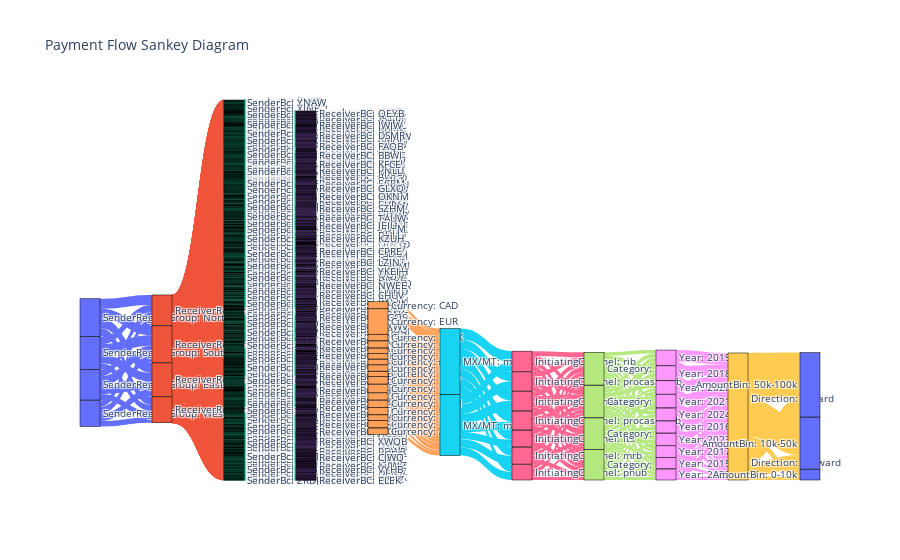

Write notebook code for a chart like this one.
### Code cell
import plotly.graph_objects as go

bins = [0, 10000, 50000, 100000, 200000]
labels = ['0-10k', '10k-50k', '50k-100k', '100k+']
df['AmountBin'] = pd.cut(df['Amount'], bins=bins, labels=labels, include_lowest=True)

# List of columns in order for Sankey flow
columns = [
    'SenderRegionGroup', 'ReceiverRegionGroup', 'SenderBc', 'ReceiverBC',
    'Currency', 'MX/MT', 'InitiatingChannel', 'Category', 'Year',
    'Direction', 'AmountBin'
]

# Build nodes
all_labels = []
label_indices = {}

def add_labels(vals, col_name):
    indices = []
    for v in vals:
        label = f"{col_name}: {v}"  # add column name as prefix
        if label not in label_indices:
            label_indices[label] = len(all_labels)
            all_labels.append(label)
        indices.append(label_indices[label])
    return indices


# Build links for each pair of consecutive columns
source = []
target = []
value = []

for i in range(len(columns)-1):
    col_source = columns[i]
    col_target = columns[i+1]
    
    grouped = df.groupby([col_source, col_target]).size().reset_index(name='count')
    
    source_indices = add_labels(grouped[col_source], col_source)
    target_indices = add_labels(grouped[col_target], col_target)
    
    source.extend(source_indices)
    target.extend(target_indices)
    value.extend(grouped['count'].tolist())


# Color coding: assign a color per node based on the column group (using Plotly qualitative palette)
import plotly.express as px
palette = px.colors.qualitative.Plotly  # 10 distinct colors

node_colors = []
color_map = {}
nodes_per_column = []

start_idx = 0
for col in columns:
    unique_vals = df[col].unique()
    nodes_per_column.append(len(unique_vals))
    for i, val in enumerate(unique_vals):
        # Assign color cycling through palette by column index
        color = palette[columns.index(col) % len(palette)]
        color_map[val] = color
        node_colors.append(color)
    start_idx += len(unique_vals)

# For links: color them based on their source node color
link_colors = []
for s in source:
    link_colors.append(node_colors[s])

# Create Sankey diagram
fig = go.Figure(data=[go.Sankey(
    node = dict(
        pad = 15,
        thickness = 20,
        line = dict(color = "black", width = 0.5),
        label = all_labels,
        color = node_colors
    ),
    link = dict(
        source = source,
        target = target,
        value = value,
        color = link_colors
    )
)])

fig.update_layout(title_text="Payment Flow Sankey Diagram", font_size=10)
fig.show()

### Figure 1 — Plotly figure (JSON) as saved in the notebook; plotly's stock layout.template omitted (floating-point values rounded to 4 significant figures; data arrays with more than 128 entries replaced by an {"elided": "..."} marker saying what was removed)
{"data": [{"link": {"color": {"elided": "3013 str values"}, "source": {"elided": "3013 int values"}, "target": {"elided": "3013 int values"}, "value": {"elided": "3013 int values"}}, "node": {"color": {"elided": "1411 str values"}, "label": {"elided": "1412 str values"}, "line": {"color": "black", "width": 0.5}, "pad": 15, "thickness": 20}, "type": "sankey"}], "layout": {"font": {"size": 10}, "title": {"text": "Payment Flow Sankey Diagram"}}}
